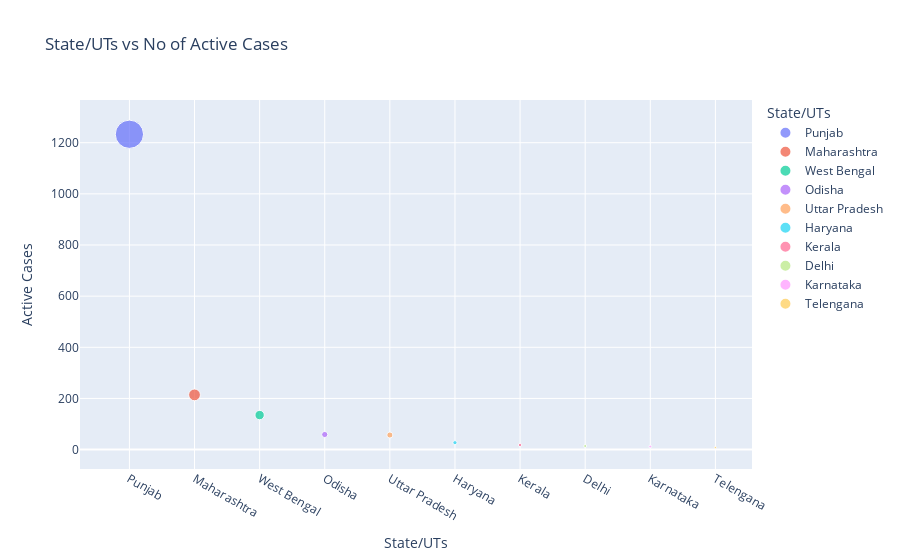

The notebook cell saved with this chart:
### Code cell
x=sd[['State/UTs','Active']].sort_values(by='Active',ascending=False)['State/UTs'][:10].values
y=sd[['State/UTs','Active']].sort_values(by='Active',ascending=False)['Active'][:10].values

df=pd.DataFrame({'State/UTs':x,
               'Active Cases':y})
fig=px.scatter(df,
          x='State/UTs',
          y='Active Cases',
          color='State/UTs',
          title='State/UTs vs No of Active Cases',
          size='Active Cases')

fig.show()

### Figure 1 — Plotly figure (JSON) as saved in the notebook; plotly's stock layout.template omitted (floating-point values rounded to 4 significant figures)
{"data": [{"hovertemplate": "State/UTs=%{x}<br>Active Cases=%{marker.size}<extra></extra>", "legendgroup": "Punjab", "marker": {"color": "#636efa", "size": [1233], "sizemode": "area", "sizeref": 3.083, "symbol": "circle"}, "mode": "markers", "name": "Punjab", "orientation": "v", "showlegend": true, "type": "scatter", "x": ["Punjab"], "xaxis": "x", "y": [1233], "yaxis": "y"}, {"hovertemplate": "State/UTs=%{x}<br>Active Cases=%{marker.size}<extra></extra>", "legendgroup": "Maharashtra", "marker": {"color": "#EF553B", "size": [214], "sizemode": "area", "sizeref": 3.083, "symbol": "circle"}, "mode": "markers", "name": "Maharashtra", "orientation": "v", "showlegend": true, "type": "scatter", "x": ["Maharashtra"], "xaxis": "x", "y": [214], "yaxis": "y"}, {"hovertemplate": "State/UTs=%{x}<br>Active Cases=%{marker.size}<extra></extra>", "legendgroup": "West Bengal", "marker": {"color": "#00cc96", "size": [135], "sizemode": "area", "sizeref": 3.083, "symbol": "circle"}, "mode": "markers", "name": "West Bengal", "orientation": "v", "showlegend": true, "type": "scatter", "x": ["West Bengal"], "xaxis": "x", "y": [135], "yaxis": "y"}, {"hovertemplate": "State/UTs=%{x}<br>Active Cases=%{marker.size}<extra></extra>", "legendgroup": "Odisha", "marker": {"color": "#ab63fa", "size": [59], "sizemode": "area", "sizeref": 3.083, "symbol": "circle"}, "mode": "markers", "name": "Odisha", "orientation": "v", "showlegend": true, "type": "scatter", "x": ["Odisha"], "xaxis": "x", "y": [59], "yaxis": "y"}, {"hovertemplate": "State/UTs=%{x}<br>Active Cases=%{marker.size}<extra></extra>", "legendgroup": "Uttar Pradesh", "marker": {"color": "#FFA15A", "size": [57], "sizemode": "area", "sizeref": 3.083, "symbol": "circle"}, "mode": "markers", "name": "Uttar Pradesh", "orientation": "v", "showlegend": true, "type": "scatter", "x": ["Uttar Pradesh"], "xaxis": "x", "y": [57], "yaxis": "y"}, {"hovertemplate": "State/UTs=%{x}<br>Active Cases=%{marker.size}<extra></extra>", "legendgroup": "Haryana", "marker": {"color": "#19d3f3", "size": [27], "sizemode": "area", "sizeref": 3.083, "symbol": "circle"}, "mode": "markers", "name": "Haryana", "orientation": "v", "showlegend": true, "type": "scatter", "x": ["Haryana"], "xaxis": "x", "y": [27], "yaxis": "y"}, {"hovertemplate": "State/UTs=%{x}<br>Active Cases=%{marker.size}<extra></extra>", "legendgroup": "Kerala", "marker": {"color": "#FF6692", "size": [18], "sizemode": "area", "sizeref": 3.083, "symbol": "circle"}, "mode": "markers", "name": "Kerala", "orientation": "v", "showlegend": true, "type": "scatter", "x": ["Kerala"], "xaxis": "x", "y": [18], "yaxis": "y"}, {"hovertemplate": "State/UTs=%{x}<br>Active Cases=%{marker.size}<extra></extra>", "legendgroup": "Delhi", "marker": {"color": "#B6E880", "size": [14], "sizemode": "area", "sizeref": 3.083, "symbol": "circle"}, "mode": "markers", "name": "Delhi", "orientation": "v", "showlegend": true, "type": "scatter", "x": ["Delhi"], "xaxis": "x", "y": [14], "yaxis": "y"}, {"hovertemplate": "State/UTs=%{x}<br>Active Cases=%{marker.size}<extra></extra>", "legendgroup": "Karnataka", "marker": {"color": "#FF97FF", "size": [12], "sizemode": "area", "sizeref": 3.083, "symbol": "circle"}, "mode": "markers", "name": "Karnataka", "orientation": "v", "showlegend": true, "type": "scatter", "x": ["Karnataka"], "xaxis": "x", "y": [12], "yaxis": "y"}, {"hovertemplate": "State/UTs=%{x}<br>Active Cases=%{marker.size}<extra></extra>", "legendgroup": "Telengana", "marker": {"color": "#FECB52", "size": [8], "sizemode": "area", "sizeref": 3.083, "symbol": "circle"}, "mode": "markers", "name": "Telengana", "orientation": "v", "showlegend": true, "type": "scatter", "x": ["Telengana"], "xaxis": "x", "y": [8], "yaxis": "y"}], "layout": {"legend": {"itemsizing": "constant", "title": {"text": "State/UTs"}, "tracegroupgap": 0}, "title": {"text": "State/UTs vs No of Active Cases"}, "xaxis": {"anchor": "y", "categoryarray": ["Punjab", "Maharashtra", "West Bengal", "Odisha", "Uttar Pradesh", "Haryana", "Kerala", "Delhi", "Karnataka", "Telengana"], "categoryorder": "array", "domain": [0, 1], "title": {"text": "State/UTs"}}, "yaxis": {"anchor": "x", "domain": [0, 1], "title": {"text": "Active Cases"}}}}
